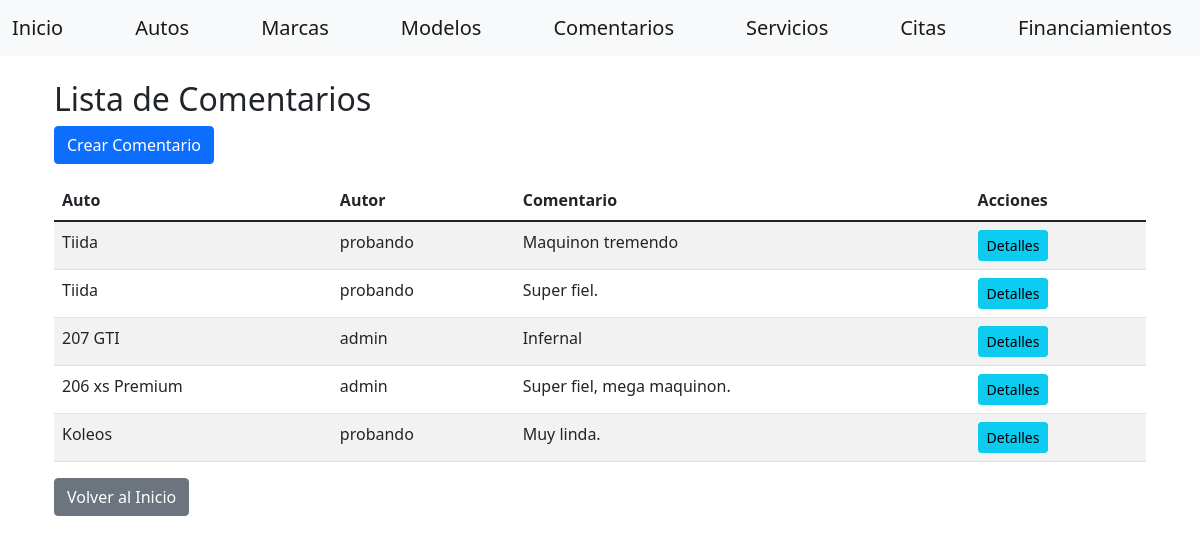
/gestion/comentarios/, run on an earlier commit of the app's database.
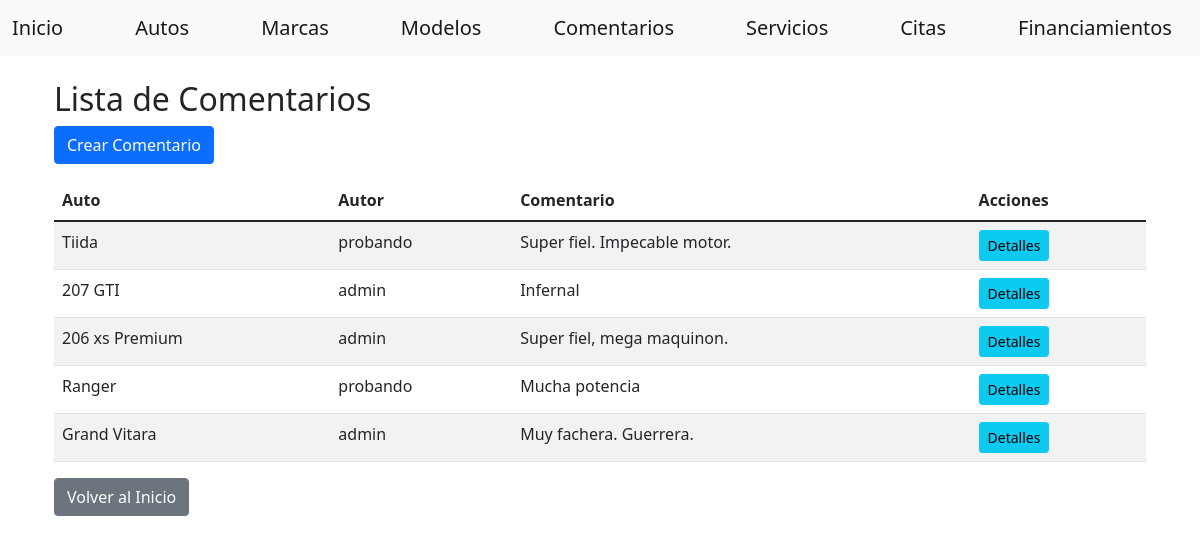
And on a later commit of the database.
### gestion/models.py (models this page shows, shortened)
class Comentario(models.Model):
    auto = models.ForeignKey(Auto, on_delete=models.CASCADE)
    autor = models.ForeignKey(User, on_delete=models.CASCADE)
    comentario = models.TextField()
    fecha = models.DateTimeField(auto_now_add=True)

class Auto(models.Model):
    marca = models.ForeignKey(Marca, on_delete=models.CASCADE, default=1)
    modelo = models.ForeignKey(ModeloAuto, on_delete=models.CASCADE)
    categoria = models.ForeignKey(Categoria, on_delete=models.CASCADE)
    precio = models.DecimalField(max_digits=10, decimal_places=2)
    imagen = models.ImageField(upload_to='autos/')
    descripcion = models.TextField()

class ModeloAuto(models.Model):
    marca = models.ForeignKey(Marca, on_delete=models.CASCADE)
    nombre = models.CharField(max_length=100)

### gestion/views/comentario_view.py (the view)
# urls.py: path('comentarios/', comentario_view.ComentarioListView.as_view(), name='comentario-list'),
class ComentarioListView(View):
    def get(self, request, *args, **kwargs):
        repo = ComentarioRepository()
        comentarios = repo.get_all()
        return render(
            request,
            'comentarios/list.html',
            dict(
                comentarios=comentarios
            )
        )

### gestion/repositories/comentario_repository.py (called while the page is built)
    def get_all(self) -> List[Comentario]:
        return Comentario.objects.all()

### gestion/templates/comentarios/list.html (shortened to what this page needs)
{% extends "home/base.html" %}
{% block content %}
<div class="container mt-3">
    <h2>Lista de Comentarios</h2>
    <a href="{% url 'comentario-create' %}" class="btn btn-primary mb-3">Crear Comentario</a>
    <table class="table table-striped">
        <thead>
            <tr>
                <th>Auto</th>
                <th>Autor</th>
                <th>Comentario</th>
                <th>Acciones</th>
            </tr>
        </thead>
        <tbody>
            {% for comentario in comentarios %}
                <tr>
                    <td>{{ comentario.auto.modelo.nombre }}</td>
                    <td>{{ comentario.autor.username }}</td>
                    <td>{{ comentario.comentario }}</td>
                    <td>
                        <a href="{% url 'comentario-detail' comentario.id %}" class="btn btn-info btn-sm">Detalles</a>
                    </td>
                </tr>
            {% endfor %}
        </tbody>
    </table>
    <a href="{% url 'index' %}" class="btn btn-secondary">Volver al Inicio</a>
</div>
{% endblock %}

### home/templates/home/base.html (shortened to what this page needs)
<!DOCTYPE html>
<html lang="es">
<head>
    <link href="https://cdn.jsdelivr.net/npm/bootstrap@5.1.3/dist/css/bootstrap.min.css" rel="stylesheet">
</head>
<body class="{% if 'login' in request.path or 'register' in request.path %}auth-body{% endif %}">
    <nav class="navbar navbar-expand-lg navbar-light bg-light">
        <div class="container-fluid">
            <a class="navbar-brand" href="{% url 'index' %}">Inicio</a>
            <a class="navbar-brand" href="{% url 'auto-list' %}">Autos</a>
            <a class="navbar-brand" href="{% url 'marca-list' %}">Marcas</a>
            <a class="navbar-brand" href="{% url 'modelo-list' %}">Modelos</a>
            <a class="navbar-brand" href="{% url 'comentario-list' %}">Comentarios</a>
            <a class="navbar-brand" href="{% url 'servicio-list' %}">Servicios</a>
            <a class="navbar-brand" href="{% url 'cita-list' %}">Citas</a>
            <a class="navbar-brand" href="{% url 'financiamiento-list' %}">Financiamientos</a>
        </div>
    </nav>
    <div class="container mt-4">
        {% block content %}
        {% endblock %}
    </div>
</body>
</html>

What changed in the data, as far as the page shows it:
removed Comentario: auto.modelo.nombre "Tiida", autor.username "probando", comentario "Maquinon tremendo"
removed Comentario: auto.modelo.nombre "Koleos", autor.username "probando", comentario "Muy linda."
changed Comentario "Tiida": comentario "Super fiel." → "Super fiel. Impecable motor."
added Comentario: auto.modelo.nombre "Ranger", autor.username "probando", comentario "Mucha potencia"
added Comentario: auto.modelo.nombre "Grand Vitara", autor.username "admin", comentario "Muy fachera. Guerrera."
